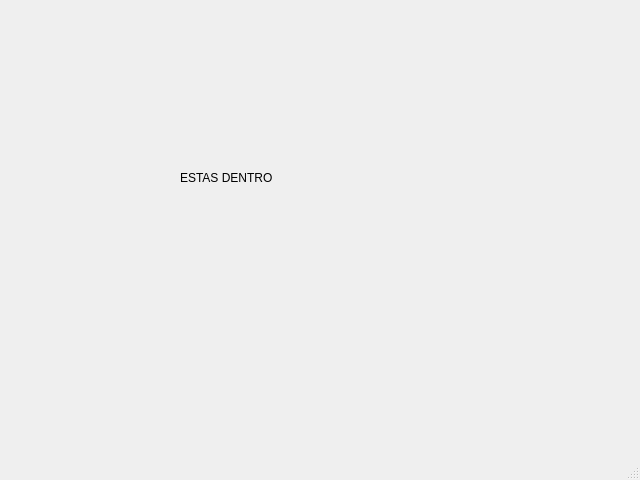
<?xml version="1.0" encoding="UTF-8"?>
<ui version="4.0">
 <class>MainWindow</class>
 <widget class="QMainWindow" name="MainWindow">
  <property name="geometry">
   <rect>
    <x>0</x>
    <y>0</y>
    <width>640</width>
    <height>480</height>
   </rect>
  </property>
  <property name="windowTitle">
   <string>MainWindow</string>
  </property>
  <widget class="QWidget" name="centralwidget">
   <widget class="QLabel" name="label">
    <property name="geometry">
     <rect>
      <x>180</x>
      <y>170</y>
      <width>281</width>
      <height>16</height>
     </rect>
    </property>
    <property name="text">
     <string>ESTAS DENTRO</string>
    </property>
   </widget>
  </widget>
  <widget class="QMenuBar" name="menubar">
   <property name="geometry">
    <rect>
     <x>0</x>
     <y>0</y>
     <width>640</width>
     <height>21</height>
    </rect>
   </property>
  </widget>
  <widget class="QStatusBar" name="statusbar"/>
 </widget>
 <resources/>
 <connections/>
</ui>
